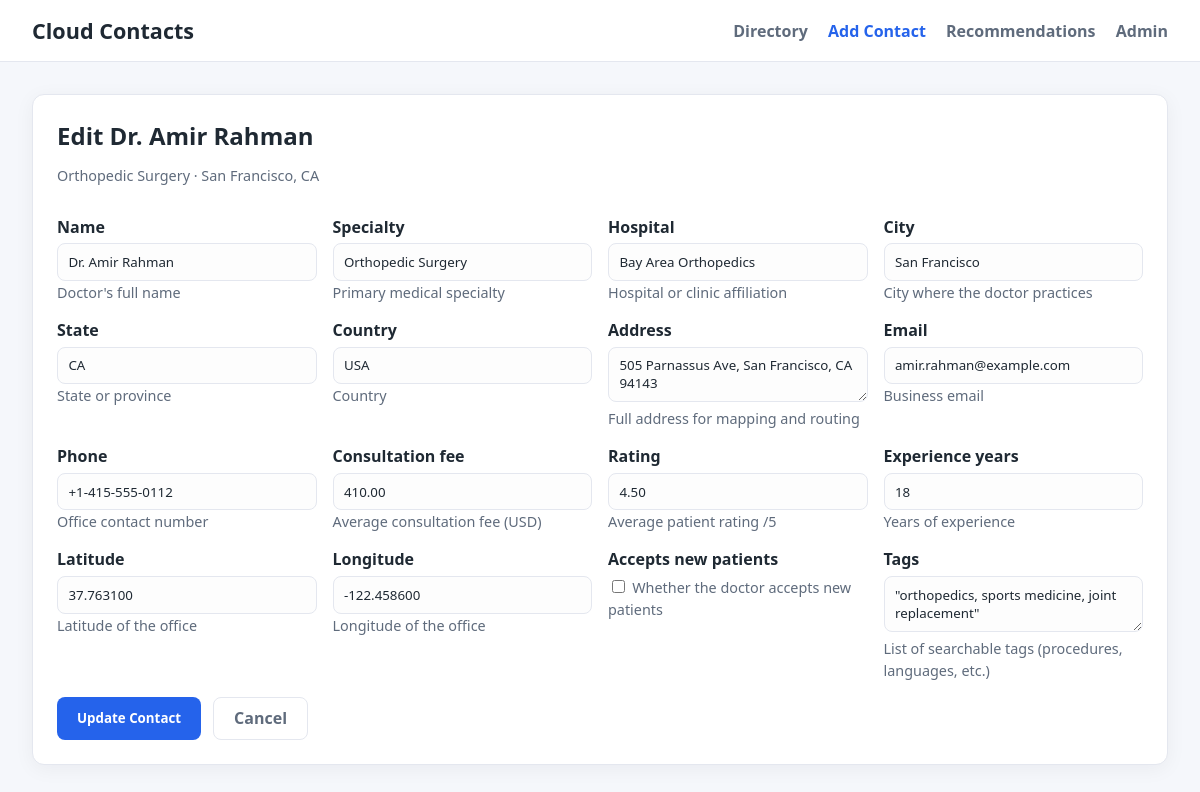
The app's page /contacts/32/edit/ with its own data.
### contacts/models.py (models this page shows, shortened)
class Contact(models.Model):
    name = models.CharField(max_length=120, help_text="Doctor's full name")
    specialty = models.CharField(
        max_length=120,
        default="General Practice",
        help_text="Primary medical specialty",
    )
    hospital = models.CharField(max_length=150, blank=True, help_text="Hospital or clinic affiliation")
    city = models.CharField(
        max_length=80,
        default="Unknown",
        help_text="City where the doctor practices",
    )
    state = models.CharField(max_length=80, blank=True, help_text="State or province")
    country = models.CharField(max_length=80, default="USA", help_text="Country")
    address = models.TextField(blank=True, help_text="Full address for mapping and routing")
    email = models.EmailField(blank=True, help_text="Business email")
    phone = models.CharField(max_length=25, blank=True, help_text="Office contact number")
    consultation_fee = models.DecimalField(max_digits=8, decimal_places=2, default=0, help_text="Average consultation fee (USD)")
    rating = models.DecimalField(max_digits=3, decimal_places=2, default=0, help_text="Average patient rating /5")
    experience_years = models.PositiveIntegerField(default=0, help_text="Years of experience")
    latitude = models.DecimalField(max_digits=9, decimal_places=6, null=True, blank=True, help_text="Latitude of the office")
    longitude = models.DecimalField(max_digits=9, decimal_places=6, null=True, blank=True, help_text="Longitude of the office")
    accepts_new_patients = models.BooleanField(default=True, help_text="Whether the doctor accepts new patients")
    tags = models.JSONField(default=list, blank=True, help_text="List of searchable tags (procedures, languages, etc.)")
    created_at = models.DateTimeField(auto_now_add=True)
    updated_at = models.DateTimeField(auto_now=True)
    class Meta:
        ordering = ["name"]
        verbose_name = "Medical Contact"
        verbose_name_plural = "Medical Contacts"

### contacts/views.py (the view)
# urls.py: path('contacts/<int:pk>/edit/', views.edit_contact, name='contacts-edit'),
def edit_contact(request, pk):
    contact = get_object_or_404(Contact, pk=pk)
    if request.method == "POST":
        form = ContactForm(request.POST, instance=contact)
        if form.is_valid():
            form.save()
            return redirect("contacts-list")
    else:
        form = ContactForm(instance=contact)
    return render(request, "contacts/editcontact.html", {"form": form, "contact": contact})

### contacts/templates/contacts/editcontact.html (shortened to what this page needs)
{% extends 'base.html' %}
{% block nav_add %}active{% endblock %}
{% block content %}
<div class="card">
    <div class="stack">
        <div>
            <h2 style="margin:0;">Edit {{ contact.name }}</h2>
            <p class="muted">{{ contact.specialty }} · {{ contact.city }}{% if contact.state %}, {{ contact.state }}{% endif %}</p>
        </div>
        <form method="post" class="stack">
            <div class="form-grid">
                {% for field in form %}
                    <div>
                        <label>{{ field.label }}</label>
                        {{ field }}
                        {% if field.help_text %}
                            <small class="muted">{{ field.help_text }}</small>
                        {% endif %}
                    </div>
                {% endfor %}
            </div>
            <div style="display:flex; gap:0.75rem; flex-wrap:wrap;">
                <button type="submit" class="btn btn-primary">Update Contact</button>
                <a href="{% url 'contacts-list' %}" class="btn btn-secondary">Cancel</a>
            </div>
        </form>
    </div>
</div>
{% endblock %}

### contacts/templates/base.html (style rules this page uses)
:root { color-scheme: light; --primary: #2563eb; --primary-dark: #1d4ed8; --bg: #f5f7fb; --card: #ffffff; --border: #e4e7ef; --text: #1f2933; --muted: #5f6b7c; }
* { box-sizing: border-box; font-family: "Segoe UI", "Helvetica Neue", Arial, sans-serif; }
body { margin: 0; padding: 0; background: var(--bg); color: var(--text); }
.card { background: var(--card); border: 1px solid var(--border); border-radius: 12px; padding: 1.5rem; box-shadow: 0 4px 20px rgba(15, 23, 42, 0.05); }
.btn { display: inline-flex; align-items: center; justify-content: center; padding: 0.6rem 1.25rem; border-radius: 8px; border: none; font-weight: 600; cursor: pointer; transition: background 0.2s ease, transform 0.2s ease; text-decoration: none; }
.btn-primary { background: var(--primary); color: #fff; }
.btn-secondary { background: transparent; color: var(--muted); border: 1px solid var(--border); }
form label { font-weight: 600; display: block; margin-bottom: 0.35rem; }
form input[type="text"], form input[type="number"], form input[type="email"], form textarea, form select { width: 100%; padding: 0.55rem 0.65rem; border-radius: 8px; border: 1px solid var(--border); background: #fdfdfd; color: var(--text); }
form textarea { resize: vertical; }
.form-grid { display: grid; grid-template-columns: repeat(auto-fit, minmax(220px, 1fr)); gap: 1rem; }
.muted { color: var(--muted); font-size: 0.9rem; }
.stack { display: flex; flex-direction: column; gap: 1rem; }

### records on screen
Contact: name "Dr. Amir Rahman", specialty "Orthopedic Surgery", city "San Francisco", state "CA", form "Dr. Amir Rahman" "Orthopedic Surgery" "Bay Area Orthopedics" "San Francisco" "CA" "USA" "505 Parnassus Ave, San Francisco, CA 94143" "amir.rahman@example.com" "+1-415-555-0112" "410.00" "4.50" "18" "37.763100" "-122.458600" "\"orthopedics, sports medicine, joint replacement\""

### other values on screen
{{ field.label }} "Name" "Specialty" "Hospital" "City" "State" "Country" "Address" "Email" "Phone" "Consultation fee" "Rating" "Experience years" "Latitude" "Longitude" "Accepts new patients" "Tags"
{{ field.help_text }} "Doctor's full name" "Primary medical specialty" "Hospital or clinic affiliation" "City where the doctor practices" "State or province" "Country" "Full address for mapping and routing" "Business email" "Office contact number" "Average consultation fee (USD)" "Average patient rating /5" "Years of experience" "Latitude of the office" "Longitude of the office" "Whether the doctor accepts new patients" "List of searchable tags (procedures, languages, etc.)"
